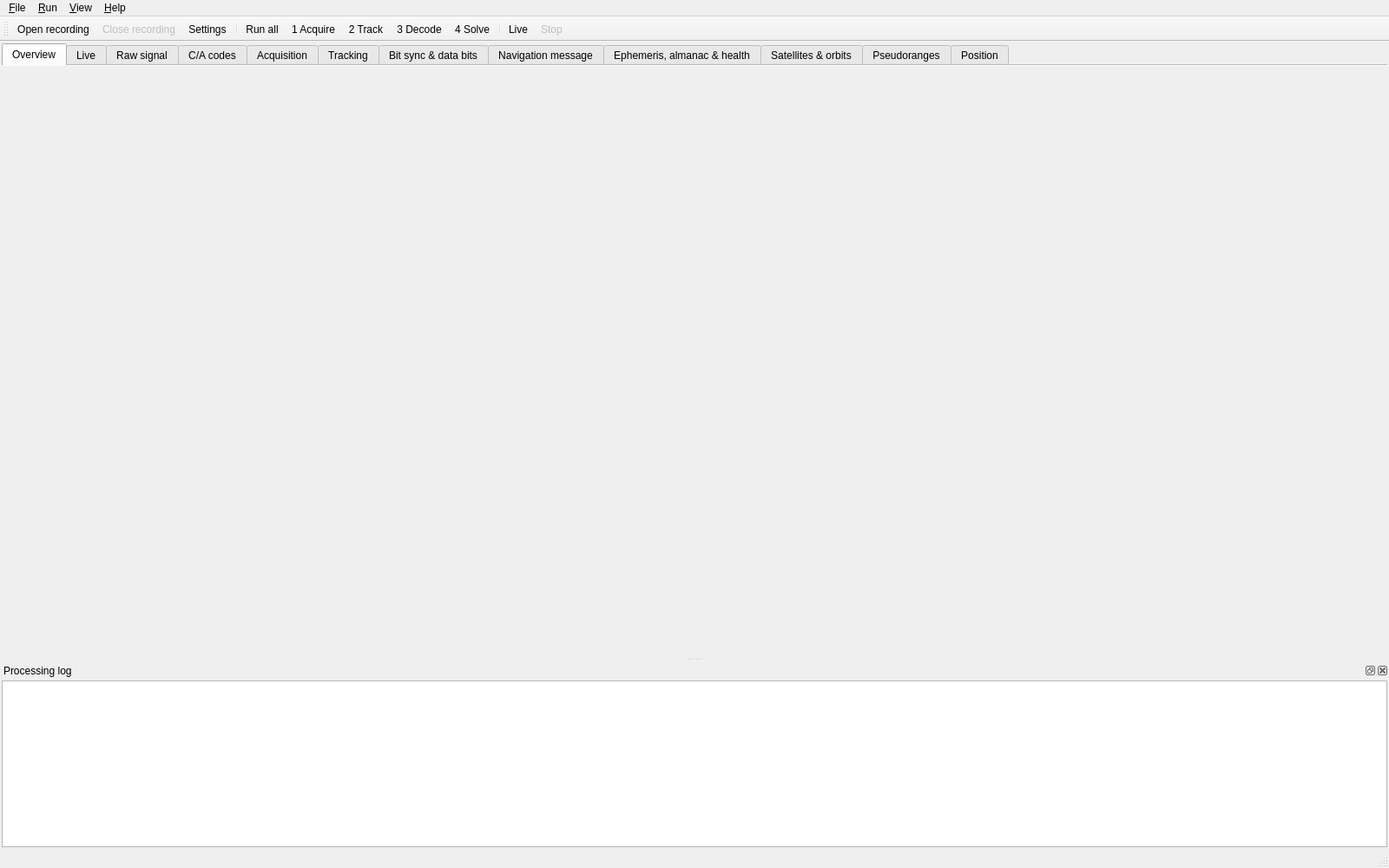
<?xml version="1.0" encoding="UTF-8"?>
<ui version="4.0">
 <class>MainWindow</class>
 <widget class="QMainWindow" name="MainWindow">
  <property name="geometry">
   <rect><x>0</x><y>0</y><width>1600</width><height>1000</height></rect>
  </property>
  <property name="windowTitle"><string>Software GPS Receiver</string></property>
  <widget class="QWidget" name="centralwidget">
   <layout class="QVBoxLayout" name="centralLayout">
    <property name="leftMargin"><number>2</number></property>
    <property name="topMargin"><number>2</number></property>
    <property name="rightMargin"><number>2</number></property>
    <property name="bottomMargin"><number>2</number></property>
    <item>
     <widget class="QTabWidget" name="pages">
      <property name="currentIndex"><number>0</number></property>
      <property name="documentMode"><bool>true</bool></property>
      <widget class="gui::OverviewPage" name="overviewPage">
       <attribute name="title"><string>Overview</string></attribute>
      </widget>
      <widget class="gui::LivePage" name="livePage">
       <attribute name="title"><string>Live</string></attribute>
      </widget>
      <widget class="gui::RawSignalPage" name="rawSignalPage">
       <attribute name="title"><string>Raw signal</string></attribute>
      </widget>
      <widget class="gui::CaCodePage" name="caCodePage">
       <attribute name="title"><string>C/A codes</string></attribute>
      </widget>
      <widget class="gui::AcquisitionPage" name="acquisitionPage">
       <attribute name="title"><string>Acquisition</string></attribute>
      </widget>
      <widget class="gui::TrackingPage" name="trackingPage">
       <attribute name="title"><string>Tracking</string></attribute>
      </widget>
      <widget class="gui::BitSyncPage" name="bitSyncPage">
       <attribute name="title"><string>Bit sync &amp;&amp; data bits</string></attribute>
      </widget>
      <widget class="gui::NavMessagePage" name="navMessagePage">
       <attribute name="title"><string>Navigation message</string></attribute>
      </widget>
      <widget class="gui::EphemerisPage" name="ephemerisPage">
       <attribute name="title"><string>Ephemeris, almanac &amp;&amp; health</string></attribute>
      </widget>
      <widget class="gui::SatellitesPage" name="satellitesPage">
       <attribute name="title"><string>Satellites &amp;&amp; orbits</string></attribute>
      </widget>
      <widget class="gui::MeasurementsPage" name="measurementsPage">
       <attribute name="title"><string>Pseudoranges</string></attribute>
      </widget>
      <widget class="gui::PositionPage" name="positionPage">
       <attribute name="title"><string>Position</string></attribute>
      </widget>
     </widget>
    </item>
   </layout>
  </widget>
  <widget class="QMenuBar" name="menubar">
   <property name="geometry"><rect><x>0</x><y>0</y><width>1600</width><height>22</height></rect></property>
   <widget class="QMenu" name="menuFile">
    <property name="title"><string>&amp;File</string></property>
    <addaction name="actionOpen"/>
    <addaction name="actionClose"/>
    <addaction name="actionSettings"/>
    <addaction name="separator"/>
    <addaction name="actionExportCsv"/>
    <addaction name="actionExportKml"/>
    <addaction name="separator"/>
    <addaction name="actionExit"/>
   </widget>
   <widget class="QMenu" name="menuRun">
    <property name="title"><string>&amp;Run</string></property>
    <addaction name="actionRunAll"/>
    <addaction name="separator"/>
    <addaction name="actionAcquire"/>
    <addaction name="actionTrack"/>
    <addaction name="actionDecode"/>
    <addaction name="actionSolve"/>
    <addaction name="separator"/>
    <addaction name="actionStartLive"/>
    <addaction name="separator"/>
    <addaction name="actionStop"/>
   </widget>
   <widget class="QMenu" name="menuView">
    <property name="title"><string>&amp;View</string></property>
   </widget>
   <widget class="QMenu" name="menuHelp">
    <property name="title"><string>&amp;Help</string></property>
    <addaction name="actionSetupGuide"/>
    <addaction name="actionAlgorithms"/>
    <addaction name="actionAbout"/>
   </widget>
   <addaction name="menuFile"/>
   <addaction name="menuRun"/>
   <addaction name="menuView"/>
   <addaction name="menuHelp"/>
  </widget>
  <widget class="QToolBar" name="toolBar">
   <property name="windowTitle"><string>Pipeline</string></property>
   <property name="toolButtonStyle"><enum>Qt::ToolButtonTextBesideIcon</enum></property>
   <attribute name="toolBarArea"><enum>TopToolBarArea</enum></attribute>
   <attribute name="toolBarBreak"><bool>false</bool></attribute>
   <addaction name="actionOpen"/>
   <addaction name="actionClose"/>
   <addaction name="actionSettings"/>
   <addaction name="separator"/>
   <addaction name="actionRunAll"/>
   <addaction name="actionAcquire"/>
   <addaction name="actionTrack"/>
   <addaction name="actionDecode"/>
   <addaction name="actionSolve"/>
   <addaction name="separator"/>
   <addaction name="actionStartLive"/>
   <addaction name="actionStop"/>
  </widget>
  <widget class="QStatusBar" name="statusbar"/>
  <widget class="QDockWidget" name="logDock">
   <property name="windowTitle"><string>Processing log</string></property>
   <attribute name="dockWidgetArea"><number>8</number></attribute>
   <widget class="QWidget" name="logDockContents">
    <layout class="QVBoxLayout" name="logLayout">
     <property name="leftMargin"><number>2</number></property>
     <property name="topMargin"><number>2</number></property>
     <property name="rightMargin"><number>2</number></property>
     <property name="bottomMargin"><number>2</number></property>
     <item>
      <widget class="QPlainTextEdit" name="logView">
       <property name="readOnly"><bool>true</bool></property>
       <property name="maximumBlockCount"><number>20000</number></property>
       <property name="lineWrapMode"><enum>QPlainTextEdit::NoWrap</enum></property>
      </widget>
     </item>
    </layout>
   </widget>
  </widget>
  <action name="actionOpen">
   <property name="text"><string>&amp;Open recording...</string></property>
   <property name="toolTip"><string>Open a recorded IF sample file (.bin)</string></property>
   <property name="shortcut"><string>Ctrl+O</string></property>
  </action>
  <action name="actionClose">
   <property name="enabled"><bool>false</bool></property>
   <property name="text"><string>C&amp;lose recording</string></property>
   <property name="toolTip"><string>Close the recording and clear all results, plots and sample buffers</string></property>
   <property name="shortcut"><string>Ctrl+W</string></property>
  </action>
  <action name="actionSettings">
   <property name="text"><string>&amp;Settings...</string></property>
   <property name="toolTip"><string>Sampling/IF frequency, acquisition, tracking loop and navigation parameters</string></property>
   <property name="shortcut"><string>Ctrl+,</string></property>
  </action>
  <action name="actionExportCsv">
   <property name="text"><string>Export solutions to &amp;CSV...</string></property>
  </action>
  <action name="actionExportKml">
   <property name="text"><string>Export track to &amp;KML...</string></property>
  </action>
  <action name="actionExit">
   <property name="text"><string>E&amp;xit</string></property>
   <property name="shortcut"><string>Ctrl+Q</string></property>
  </action>
  <action name="actionRunAll">
   <property name="text"><string>Run &amp;all</string></property>
   <property name="toolTip"><string>Acquisition, tracking, navigation message decoding and position solution</string></property>
   <property name="shortcut"><string>F5</string></property>
  </action>
  <action name="actionAcquire">
   <property name="text"><string>1 Acquire</string></property>
   <property name="toolTip"><string>Search all PRNs over code phase and Doppler</string></property>
   <property name="shortcut"><string>F6</string></property>
  </action>
  <action name="actionTrack">
   <property name="text"><string>2 Track</string></property>
   <property name="toolTip"><string>Run the code and carrier tracking loops for the acquired satellites</string></property>
   <property name="shortcut"><string>F7</string></property>
  </action>
  <action name="actionDecode">
   <property name="text"><string>3 Decode</string></property>
   <property name="toolTip"><string>Bit synchronisation, subframe decoding, parity, ephemeris and almanac</string></property>
   <property name="shortcut"><string>F8</string></property>
  </action>
  <action name="actionSolve">
   <property name="text"><string>4 Solve</string></property>
   <property name="toolTip"><string>Pseudoranges and least-squares position/velocity/time</string></property>
   <property name="shortcut"><string>F9</string></property>
  </action>
  <action name="actionStartLive">
   <property name="text"><string>Live</string></property>
   <property name="toolTip"><string>Process samples as they arrive from the radio (or replay the recording in real time)</string></property>
   <property name="shortcut"><string>F10</string></property>
  </action>
  <action name="actionStop">
   <property name="enabled"><bool>false</bool></property>
   <property name="text"><string>Stop</string></property>
   <property name="shortcut"><string>Ctrl+.</string></property>
  </action>
  <action name="actionAlgorithms">
   <property name="text"><string>How it works (algorithms)</string></property>
   <property name="shortcut"><string>F1</string></property>
  </action>
  <action name="actionSetupGuide">
   <property name="text"><string>Live receiver &amp;setup guide</string></property>
  </action>
  <action name="actionAbout">
   <property name="text"><string>&amp;About</string></property>
  </action>
 </widget>
 <customwidgets>
  <customwidget>
   <class>gui::OverviewPage</class>
   <extends>QWidget</extends>
   <header>gui/OverviewPage.h</header>
   <container>1</container>
  </customwidget>
  <customwidget>
   <class>gui::LivePage</class>
   <extends>QWidget</extends>
   <header>gui/LivePage.h</header>
   <container>1</container>
  </customwidget>
  <customwidget>
   <class>gui::RawSignalPage</class>
   <extends>QWidget</extends>
   <header>gui/RawSignalPage.h</header>
   <container>1</container>
  </customwidget>
  <customwidget>
   <class>gui::CaCodePage</class>
   <extends>QWidget</extends>
   <header>gui/CaCodePage.h</header>
   <container>1</container>
  </customwidget>
  <customwidget>
   <class>gui::AcquisitionPage</class>
   <extends>QWidget</extends>
   <header>gui/AcquisitionPage.h</header>
   <container>1</container>
  </customwidget>
  <customwidget>
   <class>gui::TrackingPage</class>
   <extends>QWidget</extends>
   <header>gui/TrackingPage.h</header>
   <container>1</container>
  </customwidget>
  <customwidget>
   <class>gui::BitSyncPage</class>
   <extends>QWidget</extends>
   <header>gui/BitSyncPage.h</header>
   <container>1</container>
  </customwidget>
  <customwidget>
   <class>gui::NavMessagePage</class>
   <extends>QWidget</extends>
   <header>gui/NavMessagePage.h</header>
   <container>1</container>
  </customwidget>
  <customwidget>
   <class>gui::EphemerisPage</class>
   <extends>QWidget</extends>
   <header>gui/EphemerisPage.h</header>
   <container>1</container>
  </customwidget>
  <customwidget>
   <class>gui::SatellitesPage</class>
   <extends>QWidget</extends>
   <header>gui/SatellitesPage.h</header>
   <container>1</container>
  </customwidget>
  <customwidget>
   <class>gui::MeasurementsPage</class>
   <extends>QWidget</extends>
   <header>gui/MeasurementsPage.h</header>
   <container>1</container>
  </customwidget>
  <customwidget>
   <class>gui::PositionPage</class>
   <extends>QWidget</extends>
   <header>gui/PositionPage.h</header>
   <container>1</container>
  </customwidget>
 </customwidgets>
 <resources/>
 <connections>
  <connection>
   <sender>actionExit</sender>
   <signal>triggered()</signal>
   <receiver>MainWindow</receiver>
   <slot>close()</slot>
  </connection>
 </connections>
</ui>
